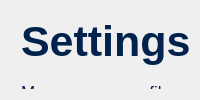
         <widget class="QWidget" name="Setting">
          <layout class="QGridLayout" name="gridLayout_6">
           <item row="0" column="0">
            <widget class="QWidget" name="widget_26" native="true">
             <widget class="QWidget" name="widget_27" native="true">
              <property name="geometry">
               <rect>
                <x>0</x>
                <y>0</y>
                <width>1161</width>
                <height>111</height>
               </rect>
              </property>
              <widget class="QLabel" name="label_15">
               <property name="geometry">
                <rect>
                 <x>10</x>
                 <y>0</y>
                 <width>461</width>
                 <height>61</height>
                </rect>
               </property>
               <property name="font">
                <font>
                 <family>Arial</family>
                 <pointsize>32</pointsize>
                 <weight>75</weight>
                 <bold>true</bold>
                </font>
               </property>
               <property name="styleSheet">
                <string notr="true">color: #00224c;</string>
               </property>
               <property name="text">
                <string>Settings</string>
               </property>
              </widget>
              <widget class="QLabel" name="label_16">
               <property name="geometry">
                <rect>
                 <x>10</x>
                 <y>65</y>
                 <width>421</width>
                 <height>31</height>
                </rect>
               </property>
               <property name="font">
                <font>
                 <family>Arial</family>
                 <pointsize>13</pointsize>
                </font>
               </property>
               <property name="styleSheet">
                <string notr="true">color: #00224C;</string>
               </property>
               <property name="text">
                <string>Manage your profile and system settings</string>
               </property>
              </widget>
             </widget>
             <widget class="QWidget" name="widget_28" native="true">
              <property name="geometry">
               <rect>
                <x>0</x>
                <y>110</y>
                <width>1161</width>
                <height>611</height>
               </rect>
              </property>
              <layout class="QHBoxLayout" name="horizontalLayout_6">
               <item>
                <widget class="QWidget" name="widget_29" native="true">
                 <property name="styleSheet">
                  <string notr="true">border: 1px solid;
</string>
                 </property>
                 <widget class="QLabel" name="label_6">
                  <property name="geometry">
                   <rect>
                    <x>30</x>
                    <y>80</y>
                    <width>111</width>
                    <height>21</height>
                   </rect>
                  </property>
                  <property name="font">
                   <font>
                    <family>Arial</family>
                    <pointsize>12</pointsize>
                   </font>
                  </property>
                  <property name="styleSheet">
                   <string notr="true">QLabel {
    color: black;
	border: none;
}</string>
                  </property>
                  <property name="text">
                   <string>First Name</string>
                  </property>
                 </widget>
                 <widget class="QLabel" name="label_7">
                  <property name="geometry">
                   <rect>
                    <x>30</x>
                    <y>10</y>
                    <width>281</width>
                    <height>41</height>
                   </rect>
                  </property>
                  <property name="font">
                   <font>
                    <family>Arial</family>
                    <pointsize>15</pointsize>
                    <weight>75</weight>
                    <bold>true</bold>
                   </font>
                  </property>
                  <property name="styleSheet">
                   <string notr="true">border: none;
color: black;</string>
                  </property>
                  <property name="text">
                   <string>Personal Information</string>
                  </property>
                 </widget>
                 <widget class="QLineEdit" name="txtFname">
                  <property name="geometry">
                   <rect>
                    <x>30</x>
                    <y>110</y>
                    <width>491</width>
                    <height>41</height>
                   </rect>
                  </property>
                  <property name="font">
                   <font>
                    <pointsize>10</pointsize>
                   </font>
                  </property>
                  <property name="styleSheet">
                   <string notr="true">background-color: rgb(255,255,255);
border: none;
border-bottom: 2px solid #00224c;
color: #00224c;
padding-bottom: 7px;</string>
                  </property>
                  <property name="placeholderText">
                   <string>Enter First Name</string>
                  </property>
                 </widget>
                 <widget class="QLineEdit" name="txtLname">
                  <property name="geometry">
                   <rect>
                    <x>30</x>
                    <y>200</y>
                    <width>491</width>
                    <height>41</height>
                   </rect>
                  </property>
                  <property name="font">
                   <font>
                    <pointsize>10</pointsize>
                   </font>
                  </property>
                  <property name="styleSheet">
                   <string notr="true">background-color: rgb(255,255,255);
border: none;
border-bottom: 2px solid #00224c;
color: #00224c;
padding-bottom: 7px;</string>
                  </property>
                  <property name="placeholderText">
                   <string>Enter Last Name</string>
                  </property>
                 </widget>
                 <widget class="QLabel" name="label_8">
                  <property name="geometry">
                   <rect>
                    <x>30</x>
                    <y>170</y>
                    <width>111</width>
                    <height>21</height>
                   </rect>
                  </property>
                  <property name="font">
                   <font>
                    <family>Arial</family>
                    <pointsize>12</pointsize>
                   </font>
                  </property>
                  <property name="styleSheet">
                   <string notr="true">QLabel {
    color: black;
	border: none;
}</string>
                  </property>
                  <property name="text">
                   <string>Last Name</string>
                  </property>
                 </widget>
                 <widget class="QLabel" name="label_17">
                  <property name="geometry">
                   <rect>
                    <x>30</x>
                    <y>260</y>
                    <width>111</width>
                    <height>21</height>
                   </rect>
                  </property>
                  <property name="font">
                   <font>
                    <family>Arial</family>
                    <pointsize>12</pointsize>
                   </font>
                  </property>
                  <property name="styleSheet">
                   <string notr="true">QLabel {
    color: black;
	border: none;
}</string>
                  </property>
                  <property name="text">
                   <string>Gmail</string>
                  </property>
                 </widget>
                 <widget class="QLineEdit" name="txtGmail">
                  <property name="geometry">
                   <rect>
                    <x>30</x>
                    <y>290</y>
                    <width>491</width>
                    <height>41</height>
                   </rect>
                  </property>
                  <property name="font">
                   <font>
                    <pointsize>10</pointsize>
                   </font>
                  </property>
                  <property name="styleSheet">
                   <string notr="true">background-color: rgb(255,255,255);
border: none;
border-bottom: 2px solid #00224c;
color: #00224c;
padding-bottom: 7px;</string>
                  </property>
                  <property name="placeholderText">
                   <string>Enter Gmail@.com</string>
                  </property>
                 </widget>
                 <widget class="QLabel" name="label_18">
                  <property name="geometry">
                   <rect>
                    <x>30</x>
                    <y>350</y>
                    <width>111</width>
                    <height>21</height>
                   </rect>
                  </property>
                  <property name="font">
                   <font>
                    <family>Arial</family>
                    <pointsize>12</pointsize>
                   </font>
                  </property>
                  <property name="styleSheet">
                   <string notr="true">QLabel {
    color: black;
	border: none;
}</string>
                  </property>
                  <property name="text">
                   <string>Username</string>
                  </property>
                 </widget>
                 <widget class="QLineEdit" name="txtUname">
                  <property name="geometry">
                   <rect>
                    <x>30</x>
                    <y>380</y>
                    <width>491</width>
                    <height>41</height>
                   </rect>
                  </property>
                  <property name="font">
                   <font>
                    <pointsize>10</pointsize>
                   </font>
                  </property>
                  <property name="styleSheet">
                   <string notr="true">background-color: rgb(255,255,255);
border: none;
border-bottom: 2px solid #00224c;
color: #00224c;
padding-bottom: 7px;</string>
                  </property>
                  <property name="placeholderText">
                   <string>Enter Username</string>
                  </property>
                 </widget>
                 <widget class="QLabel" name="label_19">
                  <property name="geometry">
                   <rect>
                    <x>30</x>
                    <y>440</y>
                    <width>111</width>
                    <height>21</height>
                   </rect>
                  </property>
                  <property name="font">
                   <font>
                    <family>Arial</family>
                    <pointsize>12</pointsize>
                   </font>
                  </property>
                  <property name="styleSheet">
                   <string notr="true">QLabel {
    color: black;
	border: none;
}</string>
                  </property>
                  <property name="text">
                   <string>Roles</string>
                  </property>
                 </widget>
                 <widget class="QComboBox" name="cbRole">
                  <property name="enabled">
                   <bool>false</bool>
                  </property>
                  <property name="geometry">
                   <rect>
                    <x>30</x>
                    <y>470</y>
                    <width>491</width>
                    <height>41</height>
                   </rect>
                  </property>
                  <property name="font">
                   <font>
                    <pointsize>-1</pointsize>
                   </font>
                  </property>
                  <property name="styleSheet">
                   <string notr="true">QComboBox {
    background-color: white;
    border: 1px solid #dcdcdc;
    border-radius: 8px;
    padding: 8px 12px;
    color: #00224C;
    font-size: 16px;  /* 🔥 bigger text */
}

QComboBox:hover {
    border: 1px solid #bfbfbf;
}

QComboBox:focus {
    border: 2px solid rgb(245, 192, 34);
}

QComboBox::drop-down {
    border: none;
    width: 30px;  /* slightly bigger */
}

QComboBox::down-arrow {
    image: none;
    border-left: 6px solid transparent;
    border-right: 6px solid transparent;
    border-top: 7px solid #555;
    margin-right: 10px;
}

QComboBox QAbstractItemView {
    background-color: white;
    border: 1px solid #dcdcdc;
    selection-background-color: rgb(245, 192, 34);
    selection-color: black;
    font-size: 20px; /* dropdown text size */
}
QComboBox, QComboBox * {
    color: black;
}</string>
                  </property>
                  <property name="currentText">
                   <string>Admin</string>
                  </property>
                  <item>
                   <property name="text">
                    <string>Admin</string>
                   </property>
                  </item>
                  <item>
                   <property name="text">
                    <string>Front Desk</string>
                   </property>
                  </item>
                 </widget>
                 <widget class="QPushButton" name="btnSaveChange">
                  <property name="geometry">
                   <rect>
                    <x>30</x>
                    <y>530</y>
                    <width>491</width>
                    <height>51</height>
                   </rect>
                  </property>
                  <property name="styleSheet">
                   <string notr="true">QPushButton {
    background-color: rgb(245, 192, 34);
    color: black;
    border: none;
    border-radius: 10px;
    padding: 10px;
    font-weight: bold;
}

QPushButton:hover {
    background-color: rgb(255, 210, 60);
}

QPushButton:pressed {
    background-color: rgb(200, 150, 10);
}

QPushButton:checked {
    background-color: rgb(200, 150, 10);
}</string>
                  </property>
                  <property name="text">
                   <string>Save Change</string>
                  </property>
                 </widget>
                </widget>
               </item>
               <item>
                <widget class="QWidget" name="widget_30" native="true">
                 <property name="styleSheet">
                  <string notr="true">border: 1px solid;
</string>
                 </property>
                 <widget class="QLabel" name="label_20">
                  <property name="geometry">
                   <rect>
                    <x>30</x>
                    <y>10</y>
                    <width>281</width>
                    <height>41</height>
                   </rect>
                  </property>
                  <property name="font">
                   <font>
                    <family>Arial</family>
                    <pointsize>15</pointsize>
                    <weight>75</weight>
                    <bold>true</bold>
                   </font>
                  </property>
                  <property name="styleSheet">
                   <string notr="true">border: none;
color: black;</string>
                  </property>
                  <property name="text">
                   <string>Change Password</string>
                  </property>
                 </widget>
                 <widget class="QLabel" name="label_24">
                  <property name="geometry">
                   <rect>
                    <x>30</x>
                    <y>80</y>
                    <width>161</width>
                    <height>21</height>
                   </rect>
                  </property>
                  <property name="font">
                   <font>
                    <family>Arial</family>
                    <pointsize>12</pointsize>
                   </font>
                  </property>
                  <property name="styleSheet">
                   <string notr="true">QLabel {
    color: black;
	border: none;
}</string>
                  </property>
                  <property name="text">
                   <string>Current Password</string>
                  </property>
                 </widget>
                 <widget class="QLabel" name="label_21">
                  <property name="geometry">
                   <rect>
                    <x>30</x>
                    <y>170</y>
                    <width>141</width>
                    <height>21</height>
                   </rect>
                  </property>
                  <property name="font">
                   <font>
                    <family>Arial</family>
                    <pointsize>12</pointsize>
                   </font>
                  </property>
                  <property name="styleSheet">
                   <string notr="true">QLabel {
    color: black;
	border: none;
}</string>
                  </property>
                  <property name="text">
                   <string>New Password</string>
                  </property>
                 </widget>
                 <widget class="QLineEdit" name="txtNewPass">
                  <property name="geometry">
                   <rect>
                    <x>30</x>
                    <y>200</y>
                    <width>491</width>
                    <height>41</height>
                   </rect>
                  </property>
                  <property name="font">
                   <font>
                    <pointsize>10</pointsize>
                   </font>
                  </property>
                  <property name="styleSheet">
                   <string notr="true">background-color: rgb(255,255,255);
border: none;
border-bottom: 2px solid #00224c;
color: #00224c;
padding-bottom: 7px;</string>
                  </property>
                  <property name="text">
                   <string/>
                  </property>
                  <property name="echoMode">
                   <enum>QLineEdit::Password</enum>
                  </property>
                  <property name="placeholderText">
                   <string>Enter new password</string>
                  </property>
                 </widget>
                 <widget class="QLabel" name="label_23">
                  <property name="geometry">
                   <rect>
                    <x>30</x>
                    <y>260</y>
                    <width>171</width>
                    <height>21</height>
                   </rect>
                  </property>
                  <property name="font">
                   <font>
                    <family>Arial</family>
                    <pointsize>12</pointsize>
                   </font>
                  </property>
                  <property name="styleSheet">
                   <string notr="true">QLabel {
    color: black;
	border: none;
}</string>
                  </property>
                  <property name="text">
                   <string>Confirm Password</string>
                  </property>
                 </widget>
                 <widget class="QLineEdit" name="txtConfirmPass">
                  <property name="geometry">
                   <rect>
                    <x>30</x>
                    <y>290</y>
                    <width>491</width>
                    <height>41</height>
                   </rect>
                  </property>
                  <property name="font">
                   <font>
                    <pointsize>10</pointsize>
                   </font>
                  </property>
                  <property name="styleSheet">
                   <string notr="true">background-color: rgb(255,255,255);
border: none;
border-bottom: 2px solid #00224c;
color: #00224c;
padding-bottom: 7px;</string>
                  </property>
                  <property name="text">
                   <string/>
                  </property>
                  <property name="echoMode">
                   <enum>QLineEdit::Password</enum>
                  </property>
                  <property name="placeholderText">
                   <string>Enter confirmed password</string>
                  </property>
                 </widget>
                 <widget class="QLineEdit" name="txtCurrentPass">
                  <property name="geometry">
                   <rect>
                    <x>30</x>
                    <y>110</y>
                    <width>491</width>
                    <height>41</height>
                   </rect>
                  </property>
                  <property name="font">
                   <font>
                    <pointsize>10</pointsize>
                   </font>
                  </property>
                  <property name="styleSheet">
                   <string notr="true">background-color: rgb(255,255,255);
border: none;
border-bottom: 2px solid #00224c;
color: #00224c;
padding-bottom: 7px;</string>
                  </property>
                  <property name="text">
                   <string/>
                  </property>
                  <property name="echoMode">
                   <enum>QLineEdit::Password</enum>
                  </property>
                  <property name="placeholderText">
                   <string>Enter current password</string>
                  </property>
                 </widget>
                 <widget class="QPushButton" name="btnChangePassword">
                  <property name="geometry">
                   <rect>
                    <x>30</x>
                    <y>360</y>
                    <width>491</width>
                    <height>51</height>
                   </rect>
                  </property>
                  <property name="styleSheet">
                   <string notr="true">QPushButton {
    background-color: rgb(245, 192, 34);
    color: black;
    border: none;
    border-radius: 10px;
    padding: 10px;
    font-weight: bold;
}

QPushButton:hover {
    background-color: rgb(255, 210, 60);
}

QPushButton:pressed {
    background-color: rgb(200, 150, 10);
}

QPushButton:checked {
    background-color: rgb(200, 150, 10);
}</string>
                  </property>
                  <property name="text">
                   <string>Change Password</string>
                  </property>
                 </widget>
                </widget>
               </item>
              </layout>
             </widget>
            </widget>
           </item>
          </layout>
         </widget>
